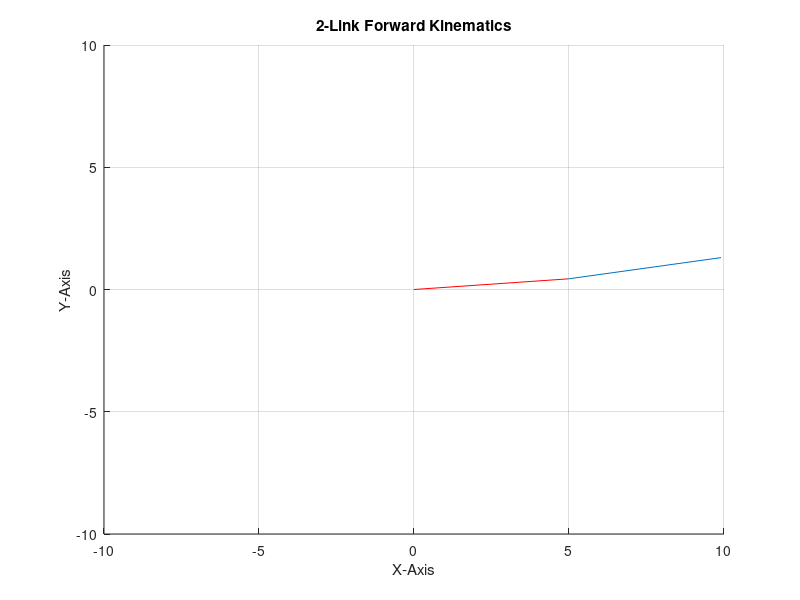

Write MATLAB code to recreate this figure.
clc;
%getting the input from the user
prompt1 = 'Length of first Link: \n';
x = input(prompt1);
prompt2 = 'Length of second Link: \n';
y = input(prompt2);
prompt3 = 'First Angle in Degrees: \n';
z = input(prompt3);
prompt4 = 'Second Angle in Degrees: \n';
w = input(prompt4);
% x output, x coordinate of the end effector
outputX1 = x * cosd(z);
outputX2 = y * cosd(w + z);
outputX = outputX1 + outputX2;
% y output, y coordinate of the end effector
outputY1 = x * sind(z);
outputY2 = y * sind(w + z);
outputY = outputY1 + outputY2;
%displaying of the output
disp('X:');
disp(outputX);
disp('Y:');
disp(outputY);
%plotting in the xy coordinate system
axiss = x +y;
line ([0 outputX1],[0 outputY1] , 'color', 'r')
line ([outputX1 outputX],[outputY1 outputY])
title('2-Link Forward Kinematics')
xlabel('X-Axis')
ylabel('Y-Axis')
axis([-axiss axiss -axiss axiss])
grid on
%clear
clear all
disp('Type [Robotics1] in Command Window to Input again :)')